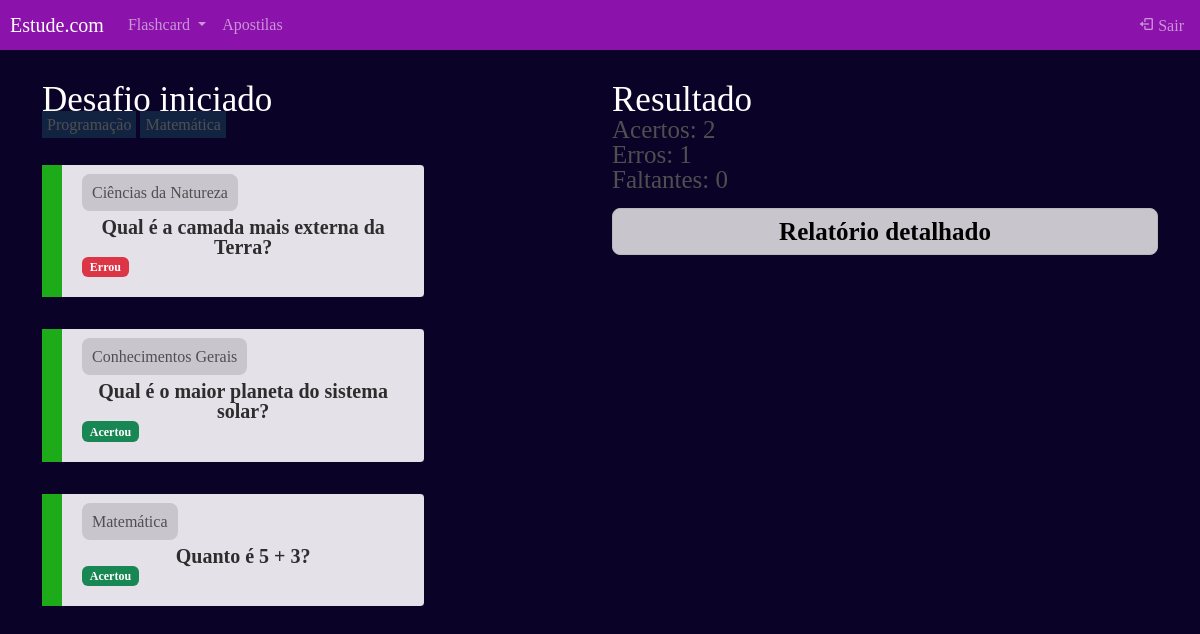
The app's page /flashcard/desafio/16/ (signed in) with its own data.
### flashcard/models.py (models this page shows, shortened)
class FlashcardDesafio(models.Model):
    flashcard = models.ForeignKey(Flashcard, on_delete=models.DO_NOTHING)
    respondido = models.BooleanField(default=False)
    acertou = models.BooleanField(default=False)

class Flashcard(models.Model):
    DIFICULDADE_CHOICES = (('D', 'Difícil'), ('M', 'Médio'), ('F', 'Fácil'))
    user = models.ForeignKey(User, on_delete=models.DO_NOTHING)
    pergunta = models.CharField(max_length=100)
    resposta = models.TextField()
    categoria = models.ForeignKey(Categoria, on_delete=models.DO_NOTHING)
    dificuldade = models.CharField(max_length=1, choices=DIFICULDADE_CHOICES)
    @property
    def css_dificuldade(self):
        if self.dificuldade == 'F':
            return 'flashcard-facil'
        elif self.dificuldade == 'M':
            return 'flashcard-medio'
        elif self.dificuldade == 'D':
            return 'flashcard-dificil'

class Categoria(models.Model):
    nome = models.CharField(max_length=20)
    def __str__(self):
        return self.nome

### flashcard/views.py (the view)
# urls.py: path('desafio/<int:id>/', views.desafio, name='desafio'),
def desafio(request, id):
    desafio = Desafio.objects.get(id=id)
    if not desafio.user == request.user:
        raise Http404()
    if request.method == 'GET':
        acertos = desafio.flashcards.filter(respondido=True).filter(acertou=True).count()
        erros = desafio.flashcards.filter(respondido=True).filter(acertou=False).count()
        faltantes = desafio.flashcards.filter(respondido=False).count()
        return render(
            request,
            'desafio.html',
            {
                'desafio': desafio,
                'acertos': acertos,
                'erros': erros,
                'faltantes': faltantes
            },
        )

### flashcard/templates/desafio.html (shortened to what this page needs)
{% extends "base.html" %}
{% load static %}
{% block 'cabecalho' %}
    <link href="{% static 'geral/css/reset.css' %}" rel="stylesheet">
    <link href="{% static 'usuarios/css/cadastro.css' %}" rel="stylesheet">
    <link href="{% static 'flashcard/css/novo_flashcard.css' %}" rel="stylesheet">
    <link href="{% static 'flashcard/css/iniciar_desafio.css' %}" rel="stylesheet">
    <link href="{% static 'flashcard/css/desafio.css' %}" rel="stylesheet">
    <link href='https://unpkg.com/boxicons@2.1.4/css/boxicons.min.css' rel='stylesheet'>
{% endblock 'cabecalho' %}
{% block 'conteudo' %}
    {% include "partials/header.html" %}
    <div class="container">
        <br>
        <br>
        <div class="row">
            <div class="col-md">
                <h3 class="fonte-secundaria" >Desafio iniciado</h3>
                <span class="badge-categoria">Programação</span>
                <span class="badge-categoria" >Matemática</span>
                <br>
                <br>
                <br>
                {% for flash in desafio.flashcards.all %}
                    <div class="box-new-flashcard" {% if flash.respondido %}op2{% endif %} >
                        <div class="flashcard {{flash.flashcard.css_dificuldade}}">
                            <div class="flashcard-categoria">
                                {{flash.flashcard.categoria}}
                            </div>
                            <br>
                            <br>
                            <div class="flashcard-box-item" onclick="flip_card({{flash.id}})">
                                <p class="flashcard-item">{{flash.flashcard.pergunta}}</p>
                            </div>
                            {% if not flash.respondido %}
                                <div class="responder">
                                    <a href="{% url 'responder_flashcard' flash.id %}?acertou=0&desafio_id={{desafio.id}}"><i class='bx bxs-x-square icone-vermelho'></i></a>
                                    <a href="{% url 'responder_flashcard' flash.id %}?acertou=1&desafio_id={{desafio.id}}"><i class='bx bxs-check-square icone-verde' ></i></a>
                                </div>
                            {% else %}
                                {% if flash.acertou %}
                                    <span class="badge bg-success">Acertou</span>
                                {% else %}
                                    <span class="badge bg-danger">Errou</span>
                                {% endif%}
                            {% endif %}
                        </div>
                    </div>
                    <br>
                    <br>
                {% endfor %}
            </div>
            <div class="col-md">
                <h3 class="fonte-secundaria">Resultado</h3>
                <p class="fonte-p">Acertos: {{acertos}}</p>
                <p class="fonte-p">Erros: {{erros}}</p>
                <p class="fonte-p">Faltantes: {{faltantes}}</p>
                <br>
                <a class="btn-cadastro btn-desafio" href="{% url 'relatorio' desafio.id %}">Relatório detalhado</a>
            </div>
        </div>
    </div>
{% endblock 'conteudo' %}

### templates/static/geral/css/base.css (style rules this page uses)
:root { --main-color: #C9C5CC; --dark-color: #BA61F4; --secondary-dark-color: rgb(15, 2, 26); --light-color: #00c1f3; --contrast-color: #f4c96b; --differential-color: #58fcd5; }
body { background-color: #0A0327 !important; color: #4F4F51 !important; }

### templates/static/usuarios/css/cadastro.css (style rules this page uses)
* { margin: 0; padding: 0; }
.btn-cadastro { padding: 10px; background-color: #C9C5CC; border: none; border: 1px solid #BBB8BD; border-radius: 8px; font-size: 18px; font-weight: bold; padding-left: 25px; padding-right: 25px; margin-right: 15px; }

### templates/static/flashcard/css/novo_flashcard.css (style rules this page uses)
.box-new-flashcard { width: 70%; margin: auto; background: #E2DEE6; border-radius: 4px; }
.flashcard { background-color: rgba(255, 255, 255, .08); padding: 20px; }
.flashcard-box-item { text-align: center; }
.flashcard p { font-size: 20px; font-weight: bold; cursor: pointer; color: #2E2D2E; }
.flashcard-facil { border-left: 20px solid #1DAB1A; }
.flashcard-categoria { background-color: #C9C5CC; display: inline; padding: 10px; border-radius: 8px; }

### templates/static/flashcard/css/iniciar_desafio.css (style rules this page uses)
.fonte-secundaria { font-size: 35px; color: white; }

### templates/static/flashcard/css/desafio.css (style rules this page uses)
.badge-categoria { padding: 5px; background-color: #122342; }
.box-new-flashcard { margin: 0; }
.fonte-p { font-size: 25px; }
.btn-desafio { width: 100% !important; color: black; text-decoration: none; display: block; text-align: center; font-size: 25px; }

### records on screen
FlashcardDesafio: flashcard.categoria "Ciências da Natureza", flashcard.pergunta "Qual é a camada mais externa da Terra?", respondido "Errou"
FlashcardDesafio: flashcard.categoria "Conhecimentos Gerais", flashcard.pergunta "Qual é o maior planeta do sistema solar?", respondido "Acertou"
FlashcardDesafio: flashcard.categoria "Matemática", flashcard.pergunta "Quanto é 5 + 3?", respondido "Acertou"

### other values on screen
{{ acertos }} "2"
{{ erros }} "1"
{{ faltantes }} "0"
